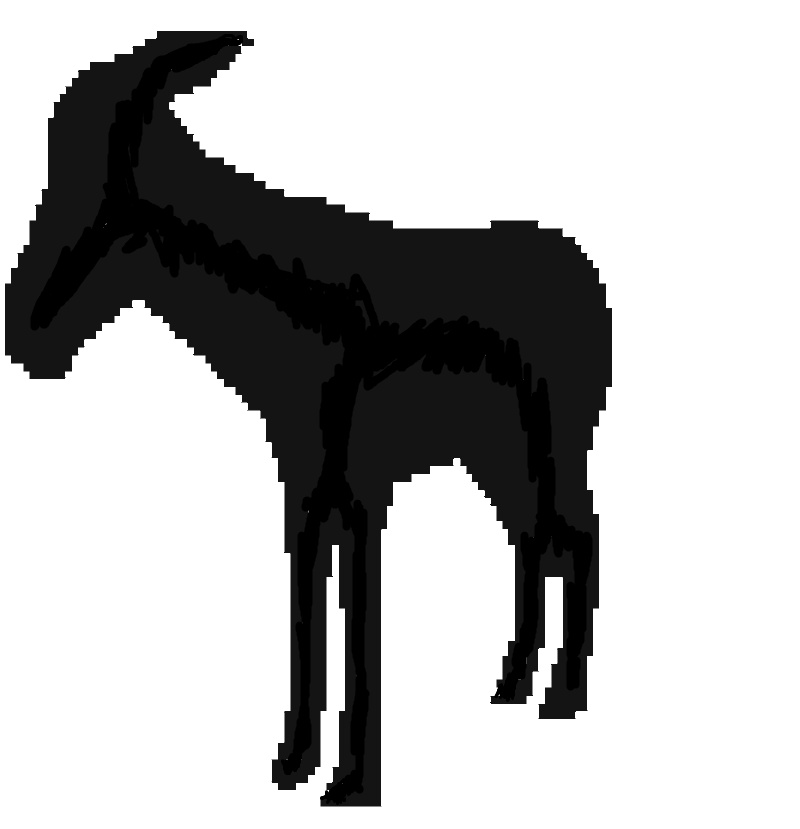
//> input picture dataset/4comp2.png, 800 x 829 px, given in place of 4comp2.png.png, which was not available
$ ./synthesizer ../../dataset/4comp2.png ../../dataset/ExtractiongNoiseResistanceSkeleton2.png   (built with g++ and OpenCV 4)
//> lines starting //> are read from the running program, lines starting //| are printed output that depends on the picture; after the words box and inside, x2 and y2 are one past the last pixel; in counts of white or black regions, pixels touching at a corner belong together; pictures that were not available may be replaced by others from this repository, and a replacement may not be noted
#include <opencv2/core.hpp>
#include <opencv2/imgcodecs.hpp>
#include <opencv2/highgui.hpp>
#include <vector>
#include <string>
#include <iostream>

using namespace std;
using namespace cv;

string resPath("experimentsMaterial/results/");
vector<string> methodName = {"ZS", "BB", "Hybrid", "DM", "Ours"};

vector<string> prefixes = {"0_final_ZS_",
                            "0_final_BB_",
                            //"0_final_GH_",
                            "0_final_Hybrid_",
                            "DM_",
                            "0_final_",
                            "0_extracted_"};

Mat invert(Mat img){
    int rows = img.rows, cols = img.cols;
    uchar *p;
    for(int i = 0; i < rows; ++i){
        p = img.ptr<uchar>(i);
        for(int j = 0; j < cols; ++j){
            p[j] = p[j] > 180 ? 0 : 255;
        }
    }
    return img;
}

Mat gray(Mat img){
    Mat ret = invert(img);
    int rows = ret.rows, cols = ret.cols;
    uchar *p;
    for(int i = 0; i < rows; ++i){
        p = ret.ptr<uchar>(i);
        for(int j = 0; j < cols; ++j){
            p[j] = p[j] == 0 ? 127 : 255;
        }
    }
    return ret;
}

void blackAndWhite(Mat &background, vector<Mat> &images, string name){
    Mat inverted_bg = invert(background);
    for(int k = 0; k < images.size(); ++k){
        Mat ret = inverted_bg.clone();
        for(int i = 0; i < images[k].rows; ++i){
            for(int j = 0; j < images[k].cols; ++j){
                if(images[k].at<uchar>(i, j) == 255){
                    ret.at<uchar>(i, j) = 255;
                }
            }
        }
        imwrite(resPath + "synthesized_" + prefixes[k] + name + ".png", ret);
    }
}

void grayAndBlack(Mat &background, vector<Mat> &images, string name){

    Mat ret = background.clone();
    uchar *p;
    for(int i = 0; i < ret.rows; ++i){
        p = ret.ptr<uchar>(i);
        for(int j = 0; j < ret.cols; ++j){
            p[j] = p[j] == 0 ? 255 : 127;
        }
    }

    for(int k = 0; k < images.size(); ++k){
        Mat new_ret = ret.clone();
        for(int i = 0; i < images[k].rows; ++i){
            for(int j = 0; j < images[k].cols; ++j){
                if(images[k].at<uchar>(i, j) == 255){
                    new_ret.at<uchar>(i, j) = 0;
                }
            }
        }
        imwrite(resPath + "synthesized_gray_black_" + prefixes[k] + name + ".png", new_ret);
    }
}

int main(int argc, char** argv){
    if(argc <= 2){cout<<"parameter insufficient."<<endl; return -1;}
    string df(argv[2]);
    resPath += (string(argv[1]) + "_" + df + "/");
    Mat background = imread(resPath + "0_raw_" + string(argv[1]) + ".png", IMREAD_GRAYSCALE);
//> background: 829 rows x 800 cols, CV_8UC1; min 0, max 255, mean 184.6
    if(background.data == NULL) {cout << "Background image open failed." << endl; return -1;}

    vector<Mat> images;
    for(int i = 0; i < 4; ++i){
        Mat im(imread(resPath + prefixes[i] + string(argv[1]) + ".png", IMREAD_GRAYSCALE));
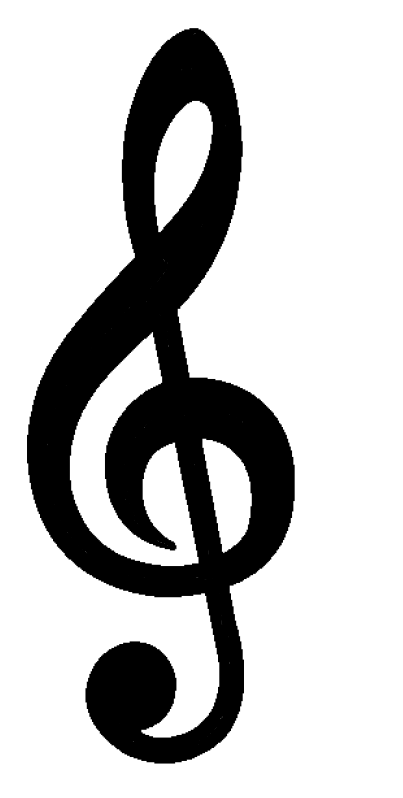
//> input picture dataset/ExtractiongNoiseResistanceSkeleton2.png, 403 x 798 px, given in place of 4comp2.png.png, which was not available
//> im is the input picture: 798 rows x 403 cols, CV_8UC1; min 0, max 255, mean 193.9
        if(im.data == NULL) {cout<<"image loading failed." + to_string(i)<<endl; return -1;}
        images.push_back(im);
    }
    images.push_back((imread(resPath + prefixes[4] + string(argv[1]) + +"_" + df + ".png", IMREAD_GRAYSCALE)));
    images.push_back((imread(resPath + prefixes[5] + string(argv[1]) + +"_" + df + ".png", IMREAD_GRAYSCALE)));
    grayAndBlack(background, images, argv[1]);
//> after the loop in grayAndBlack, `for(int i = 0; i < ret.rows; ++i)`:
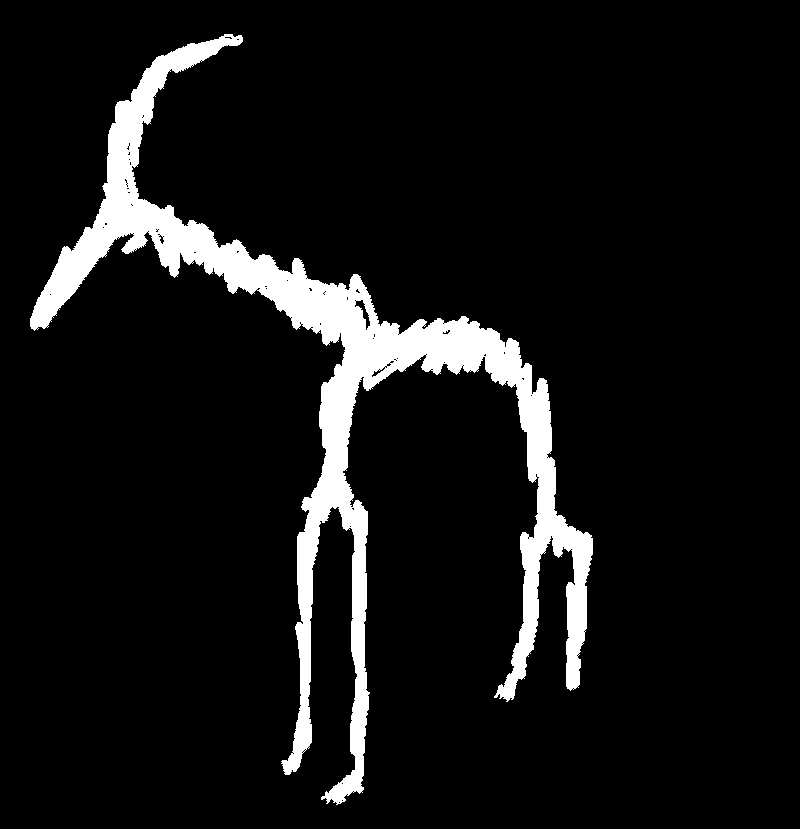
//> ret: 829 rows x 800 cols, CV_8UC1; values 127 (black) and 255 (white), 7.9% white; 1 white region, box (x1, y1, x2, y2) and area: (30, 34, 593, 805) 52557
//> the loop in grayAndBlack, `for(int k = 0; k < images.size(); ++k)` made 6 passes
//> pass 1, in grayAndBlack, `imwrite(resPath + "synthesized_gray_black_" + prefixes[k] + name + ".p..`:
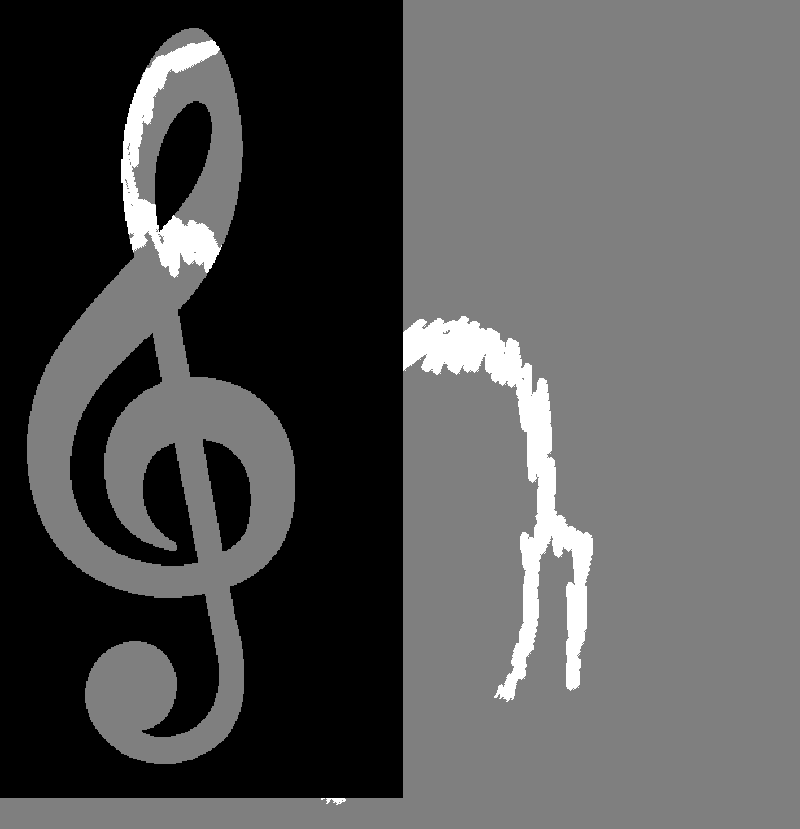
//> saved as 4comp2.png.png: 829 rows x 800 cols, CV_8UC1; min 0, max 255, mean 85
    // blackAndWhite(background, images, argv[1]);
    return 0;
}
